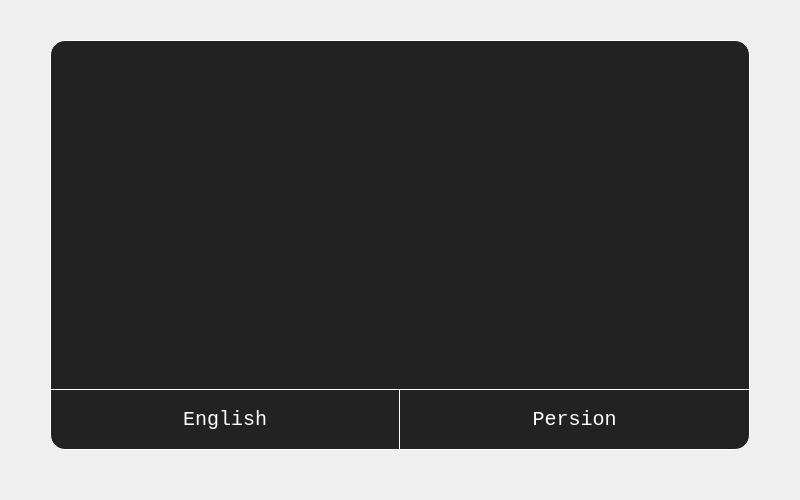
<?xml version="1.0" encoding="UTF-8"?>
<ui version="4.0">
 <class>Dialog</class>
 <widget class="QDialog" name="Dialog">
  <property name="geometry">
   <rect>
    <x>0</x>
    <y>0</y>
    <width>800</width>
    <height>500</height>
   </rect>
  </property>
  <property name="minimumSize">
   <size>
    <width>800</width>
    <height>500</height>
   </size>
  </property>
  <property name="maximumSize">
   <size>
    <width>800</width>
    <height>500</height>
   </size>
  </property>
  <property name="sizeIncrement">
   <size>
    <width>0</width>
    <height>0</height>
   </size>
  </property>
  <property name="font">
   <font>
    <family>IRANSansWeb</family>
    <pointsize>15</pointsize>
   </font>
  </property>
  <property name="windowTitle">
   <string>Dialog</string>
  </property>
  <property name="styleSheet">
   <string notr="true">background-color: rgb(18, 18, 18);

QPushButton
{
	background-color: rgb(120, 108, 255);
}</string>
  </property>
  <property name="modal">
   <bool>false</bool>
  </property>
  <widget class="QPushButton" name="btn_persion">
   <property name="geometry">
    <rect>
     <x>400</x>
     <y>390</y>
     <width>350</width>
     <height>60</height>
    </rect>
   </property>
   <property name="font">
    <font>
     <family>Consolas</family>
     <pointsize>15</pointsize>
    </font>
   </property>
   <property name="cursor">
    <cursorShape>PointingHandCursor</cursorShape>
   </property>
   <property name="styleSheet">
    <string notr="true">color: white;
background-color: rgb(34, 34, 34);
border: 1px solid;
border-color: white;
border-top: none;
border-bottom-right-radius: 15;
border-left: none;
</string>
   </property>
   <property name="text">
    <string>Persion</string>
   </property>
  </widget>
  <widget class="QPushButton" name="btn_english">
   <property name="geometry">
    <rect>
     <x>50</x>
     <y>390</y>
     <width>350</width>
     <height>60</height>
    </rect>
   </property>
   <property name="font">
    <font>
     <family>Consolas</family>
     <pointsize>15</pointsize>
    </font>
   </property>
   <property name="cursor">
    <cursorShape>PointingHandCursor</cursorShape>
   </property>
   <property name="styleSheet">
    <string notr="true">color: white;
background-color: rgb(34, 34, 34);
border: 1px solid;
border-color: white;
border-top: none;
border-bottom-left-radius: 15;</string>
   </property>
   <property name="text">
    <string>English</string>
   </property>
  </widget>
  <widget class="QTextEdit" name="textEdit">
   <property name="geometry">
    <rect>
     <x>50</x>
     <y>40</y>
     <width>700</width>
     <height>350</height>
    </rect>
   </property>
   <property name="font">
    <font>
     <family>IRANSansWeb</family>
     <pointsize>14</pointsize>
     <weight>50</weight>
     <italic>false</italic>
     <bold>false</bold>
    </font>
   </property>
   <property name="styleSheet">
    <string notr="true">color: white;
font: 14pt &quot;IRANSansWeb&quot;;
background-color: #222;
border: 1px solid;
border-color: rgb(255, 255, 255);
border-top-left-radius: 15px;
border-top-right-radius: 15px;
padding: 20px;</string>
   </property>
  </widget>
 </widget>
 <resources/>
 <connections>
  <connection>
   <sender>btn_persion</sender>
   <signal>clicked()</signal>
   <receiver>textEdit</receiver>
   <slot>clear()</slot>
   <hints>
    <hint type="sourcelabel">
     <x>574</x>
     <y>419</y>
    </hint>
    <hint type="destinationlabel">
     <x>399</x>
     <y>214</y>
    </hint>
   </hints>
  </connection>
  <connection>
   <sender>btn_english</sender>
   <signal>clicked()</signal>
   <receiver>textEdit</receiver>
   <slot>clear()</slot>
   <hints>
    <hint type="sourcelabel">
     <x>224</x>
     <y>419</y>
    </hint>
    <hint type="destinationlabel">
     <x>399</x>
     <y>214</y>
    </hint>
   </hints>
  </connection>
 </connections>
</ui>
